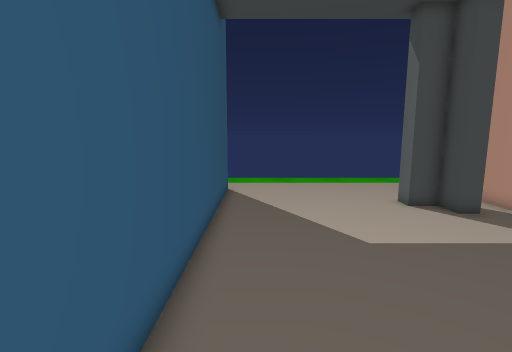
view 1 (above)

17 first-person views from a walk through a scene from a Unity 3-D project. The camera is 1.5 m above the floor, tilts 8° down and sees 85° across. The floor is counted in squares, 0.5 m on a side. Each view is taken from the middle of a square. On the plan, view 1 faces up. The plan holds only what a view shows up to about 20 squares ahead; the rest is blank. The place goes on beyond the plan. The player is left out. Door leaves are left out, so doorways stand open.

view 2
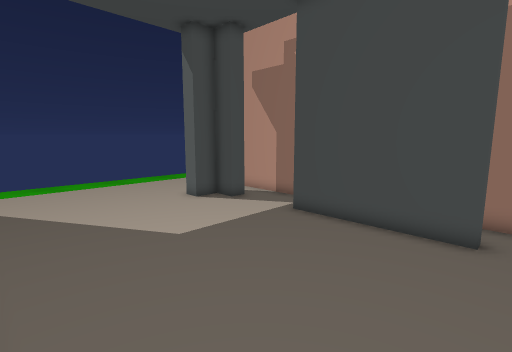

view 3
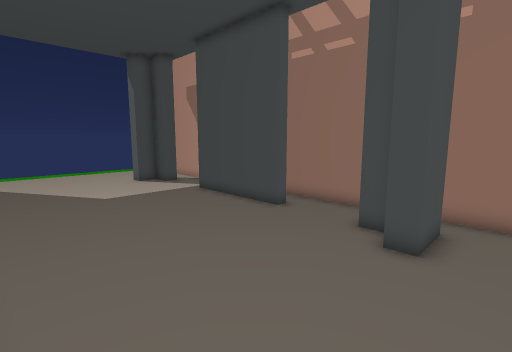

view 4
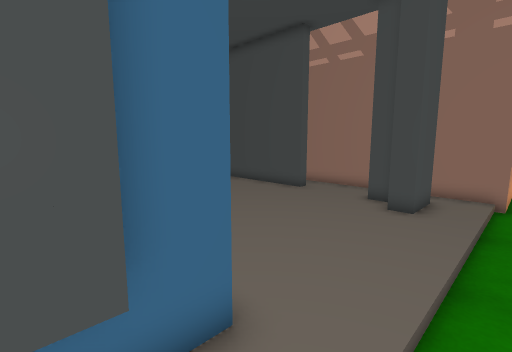

view 5
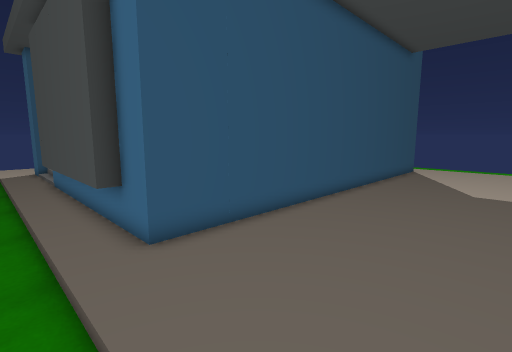

view 6
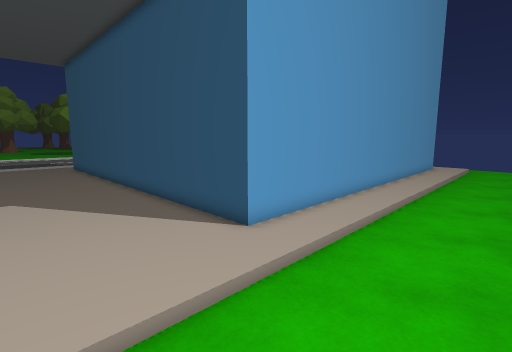

view 7
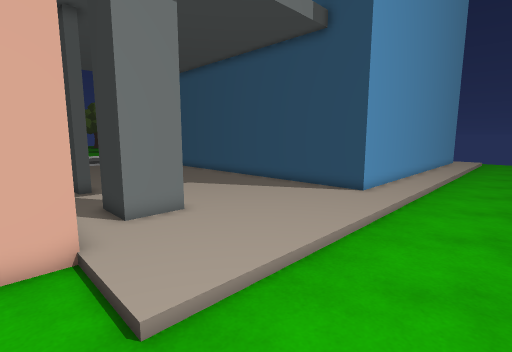

view 8
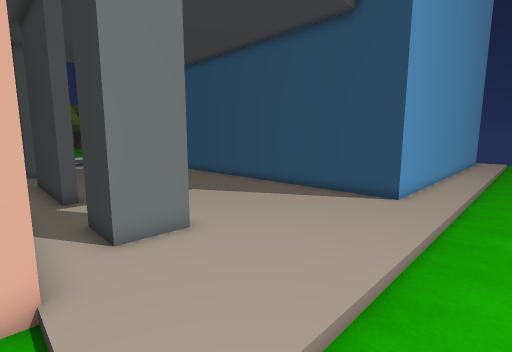

view 9
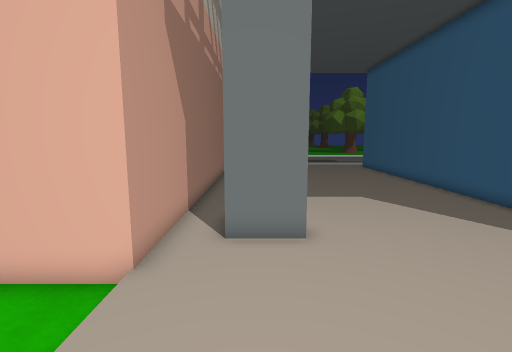

view 10
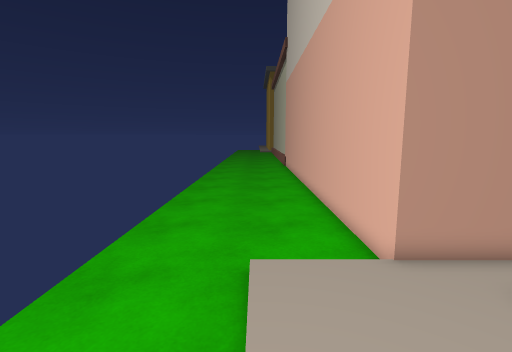

view 11
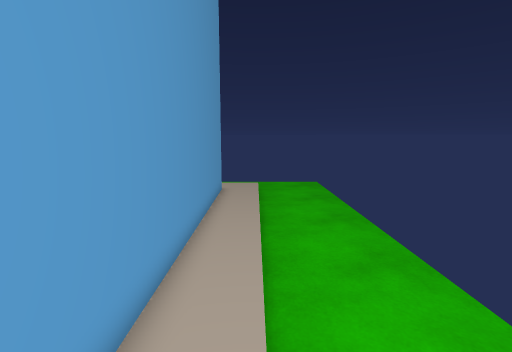

view 12
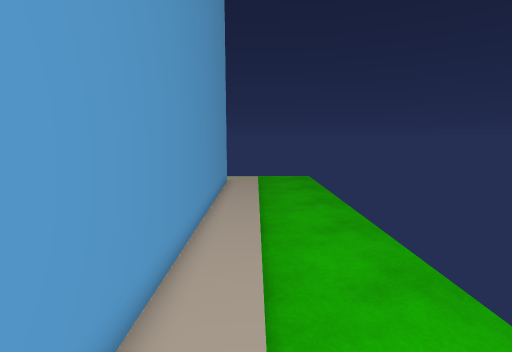

view 13
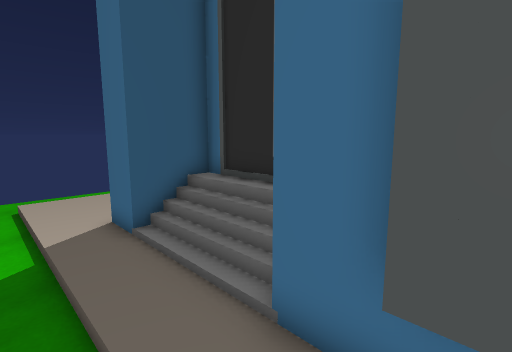

view 14
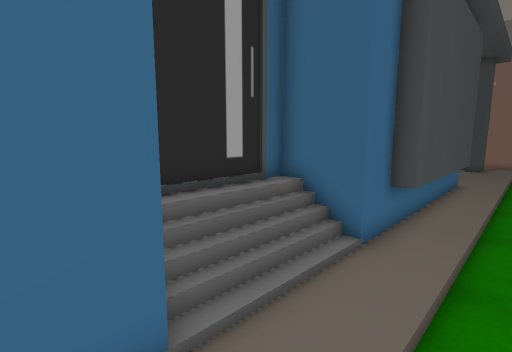

view 15
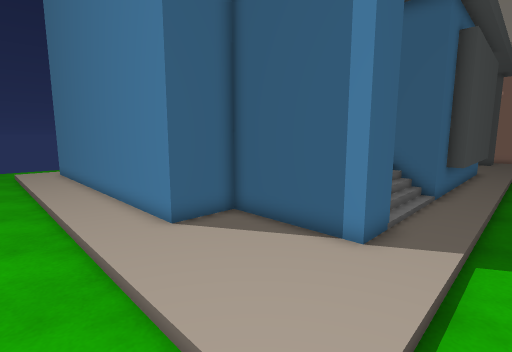

view 16
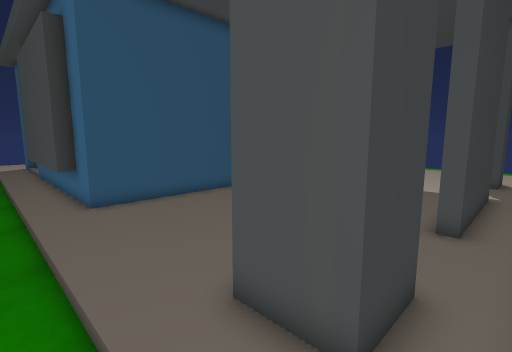

view 17
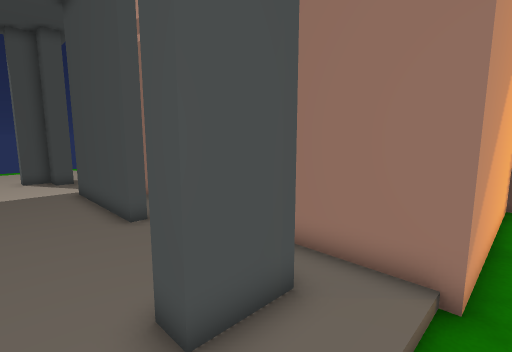

### Floor plan
Key: @ floor where view 1 was taken; # wall or solid block; . main floor; - floor 0.25 m lower than the main floor; / step, stairs or slope; B building; O other object.
Columns run from 27 left of view 1 to 15 right of it. Each row starts with its distance up from view 1.
 22  ------------------------------------------
 21  ------------------------------------------
 20  ------------------------------------------
 19  ------------------------------------------
 18  -////////////////////////////////////-----
 17  -/...................................-----
 16  -/.######################............-----
 15  -/.#                    #............BBBBB
 14  -/.#                    #............B
 13  -/.#                    #........###.B
 12  -/.#                    #........###.B
 11  -/.#                    #.........##.B
 10  -/.#                    #............B
  9  -/.#                    #............B
  8  -/.#                    #............B
  7  -/.#                    #.........##.B
  6 --/.#                    #.........##.B
  5 --/.#                    #.........##.B
  4 --/.#                    #.........##.B
  3 --/.#                    #.........##.B
  2 --/.#                    #.........##.B
  1 --/.#                    #.........##.B
  0 --/.####                 #.@..........B
 -1 --/....#                 #............B
 -2 --/....#                 #............B
 -3 --/....########          #.........##.
 -4 --/....##OOOO##          #........###.B
 -5 - /....##....#############........###.B
 -6 - /............##########.............B
 -7 --////////////////////////////////////BBBBB
 -8 - -------------------------------------

Where each view was taken, in squares from view 1:
view 1: 0 up, 0 right, facing up
view 2: 0 up, 1 left, facing up-right
view 3: 7 down, 1 left, facing up-right
view 4: 8 down, 4 left, facing up-right
view 5: 8 down, 5 right, facing up-left
view 6: 22 up, 4 right, facing down-left
view 7: 22 up, 12 right, facing down-left
view 8: 20 up, 11 right, facing down-left
view 9: 20 up, 8 right, facing down
view 10: 18 up, 4 right, facing right
view 11: 18 up, 7 left, facing left
view 12: 18 up, 4 left, facing left
view 13: 8 down, 11 left, facing up-left
view 14: 8 down, 20 left, facing up-right
view 15: 8 down, 27 left, facing up-right
view 16: 8 down, 10 right, facing up-left
view 17: 8 down, 5 right, facing up-right
